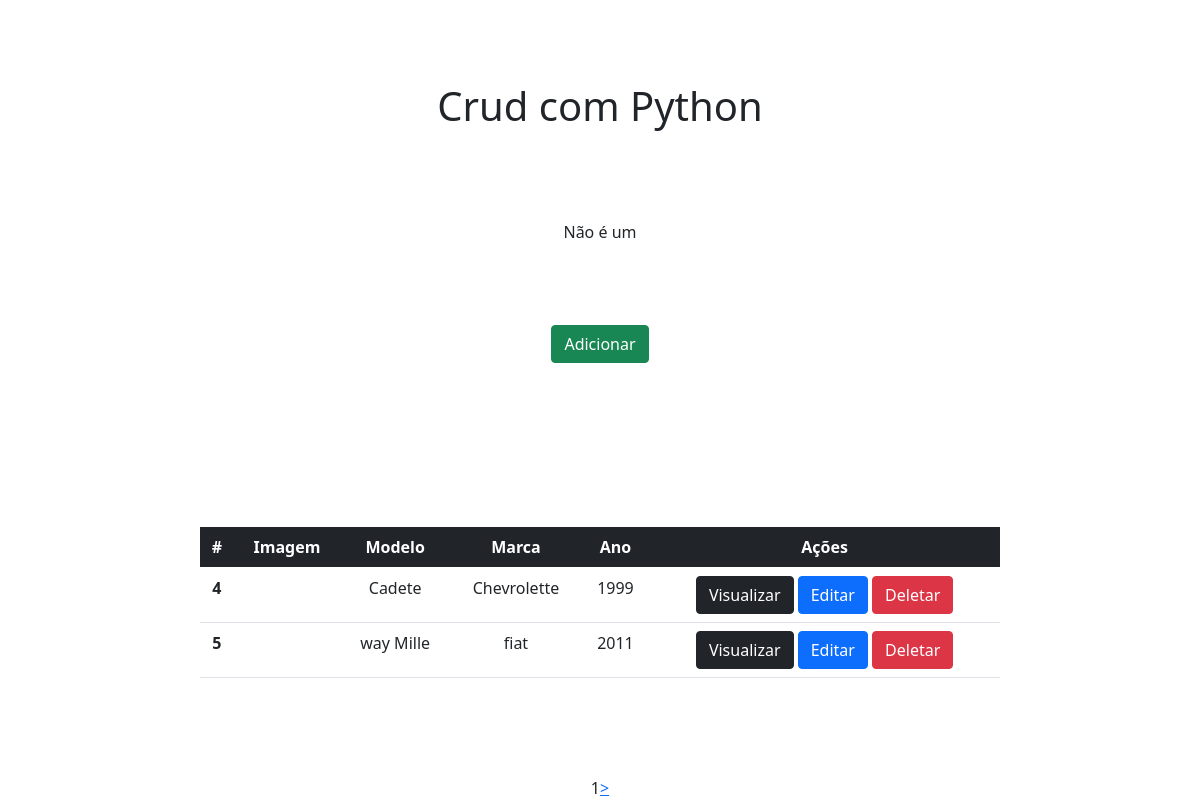
The page / on the database its author committed.
### app/models.py (models this page shows)
class Carro(models.Model):
  modelo = models.CharField(max_length=50)
  marca = models.CharField(max_length=50)
  ano = models.IntegerField()
  placa = models.CharField(max_length=50)
  imagem = models.ImageField()

### app/views.py (the view)
# urls.py: path('', home, name='home'),
def home(request):
  data = {
  }
  all = Carro.objects.all()
  paginator = Paginator(all, 2)
  pages = request.GET.get('page')
  data['db'] = paginator.get_page(pages)
  return render(request, 'index.html', data)

### app/templates/index.html (shortened to what this page needs)
<!DOCTYPE html>
<html lang="pt-br">
<head>
  <link href="https://cdn.jsdelivr.net/npm/bootstrap@5.0.2/dist/css/bootstrap.min.css" rel="stylesheet">
  <link rel="stylesheet" href="./static/css/style.css">
</head>
<body>
  <div class="col-8 m-auto pt-2 pb-2 text-center">
    <h1>Crud com Python</h1>
  </div>
  {% if carro == 'Fiat Toro' %}
    Esse é um carro: {{carro}}
  {% else %}
    Não é um {{carro}}
  {% endif %}
  <div class="col-8 m-auto pt-2 pb-2 text-center">
    <a href="form/" class="btn btn-success">Adicionar</a>
  </div>
  <div class="col-8 m-auto pt-2 pb-2 text-center">
    <table class="table">
      <thead class="table-dark">
        <tr>
          <th scope="col">#</th>
          <th scope="col">Imagem</th>
          <th scope="col">Modelo</th>
          <th scope="col">Marca</th>
          <th scope="col">Ano</th>
          <th scope="col">Ações</th>
        </tr>
      </thead>
      <tbody>
      {% for dbs in db %}
        <tr>
          <th>{{dbs.id}}</th>
          <td>{{dbs.imagem}}</td>
          <td>{{dbs.modelo}}</td>
          <td>{{dbs.marca}}</td>
          <td>{{dbs.ano}}</td>
          <td>
            <a href="/view/{{dbs.id}}" class="btn btn-dark">Visualizar</a>
            <a href="/edit/{{dbs.id}}" class="btn btn-primary">Editar</a>
            <a href="/delete/{{dbs.id}}" class="btn btn-danger btnDel">Deletar</a>
          </td>
        </tr>
      {% endfor %}
      </tbody>
    </table>
  </div>
  <div class="pagination">
    <div class="pagination_current">
      {{ db.number }}
    </div>
    <div class="pagination_next">
      {% if db.has_next %}
        <a href="?page={{db.next_page_number}}"> > </a>
      {% endif %}
    </div>
  </div>
  {% load static %}
</body>
</html>

### app/static/css/style.css (style rules this page uses)
* { padding: 0; margin: 0; box-sizing: border-box; }
body { display: flex; justify-content: center; align-items: center; flex-direction: column; width: 100%; height: 100vh; background-color: white; }
.pagination { display: flex; justify-content: center; align-items: center; background-color: white; }

### rows shown on the page
Carro: id "4", modelo "Cadete", marca "Chevrolette", ano "1999"
Carro: id "5", modelo "way Mille", marca "fiat", ano "2011"

### other values the page prints
{{ db.number }} "1"
